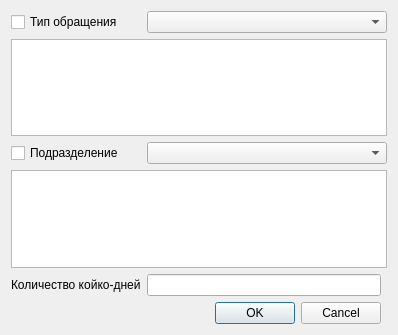
<?xml version="1.0" encoding="UTF-8"?>
<ui version="4.0">
 <class>Dialog</class>
 <widget class="QDialog" name="Dialog">
  <property name="geometry">
   <rect>
    <x>0</x>
    <y>0</y>
    <width>398</width>
    <height>335</height>
   </rect>
  </property>
  <property name="sizePolicy">
   <sizepolicy hsizetype="Preferred" vsizetype="Preferred">
    <horstretch>0</horstretch>
    <verstretch>0</verstretch>
   </sizepolicy>
  </property>
  <property name="windowTitle">
   <string>Dialog</string>
  </property>
  <layout class="QGridLayout" name="gridLayout">
   <item row="6" column="1">
    <widget class="QDialogButtonBox" name="buttonBox">
     <property name="orientation">
      <enum>Qt::Horizontal</enum>
     </property>
     <property name="standardButtons">
      <set>QDialogButtonBox::Cancel|QDialogButtonBox::Ok</set>
     </property>
    </widget>
   </item>
   <item row="4" column="0">
    <widget class="QLabel" name="lblDays">
     <property name="text">
      <string>Количество койко-дней</string>
     </property>
    </widget>
   </item>
   <item row="0" column="1" colspan="2">
    <widget class="CRBComboBox" name="cmbEventType"/>
   </item>
   <item row="3" column="0" colspan="3">
    <widget class="CRBListBox" name="lstOrgStructure">
     <property name="sizePolicy">
      <sizepolicy hsizetype="Expanding" vsizetype="Preferred">
       <horstretch>0</horstretch>
       <verstretch>0</verstretch>
      </sizepolicy>
     </property>
    </widget>
   </item>
   <item row="4" column="1">
    <widget class="QLineEdit" name="edtDays"/>
   </item>
   <item row="1" column="0" colspan="3">
    <widget class="CRBListBox" name="lstEventType">
     <property name="sizePolicy">
      <sizepolicy hsizetype="Expanding" vsizetype="Preferred">
       <horstretch>0</horstretch>
       <verstretch>0</verstretch>
      </sizepolicy>
     </property>
    </widget>
   </item>
   <item row="2" column="0">
    <widget class="QCheckBox" name="chkOrgStructureMulti">
     <property name="text">
      <string>Подразделение</string>
     </property>
    </widget>
   </item>
   <item row="5" column="0">
    <spacer name="verticalSpacer">
     <property name="orientation">
      <enum>Qt::Vertical</enum>
     </property>
     <property name="sizeHint" stdset="0">
      <size>
       <width>20</width>
       <height>40</height>
      </size>
     </property>
    </spacer>
   </item>
   <item row="0" column="0">
    <widget class="QCheckBox" name="chkEventTypeMulti">
     <property name="text">
      <string>Тип обращения</string>
     </property>
    </widget>
   </item>
   <item row="2" column="1" colspan="2">
    <widget class="COrgStructureComboBox" name="cmbOrgStructure"/>
   </item>
  </layout>
 </widget>
 <customwidgets>
  <customwidget>
   <class>CRBListBox</class>
   <extends>QListView</extends>
   <header>library/RBListBox.h</header>
  </customwidget>
  <customwidget>
   <class>CRBComboBox</class>
   <extends>QComboBox</extends>
   <header>library/crbcombobox.h</header>
  </customwidget>
  <customwidget>
   <class>COrgStructureComboBox</class>
   <extends>QComboBox</extends>
   <header>Orgs/OrgStructComboBoxes</header>
  </customwidget>
 </customwidgets>
 <resources/>
 <connections>
  <connection>
   <sender>buttonBox</sender>
   <signal>accepted()</signal>
   <receiver>Dialog</receiver>
   <slot>accept()</slot>
   <hints>
    <hint type="sourcelabel">
     <x>248</x>
     <y>254</y>
    </hint>
    <hint type="destinationlabel">
     <x>157</x>
     <y>274</y>
    </hint>
   </hints>
  </connection>
  <connection>
   <sender>buttonBox</sender>
   <signal>rejected()</signal>
   <receiver>Dialog</receiver>
   <slot>reject()</slot>
   <hints>
    <hint type="sourcelabel">
     <x>316</x>
     <y>260</y>
    </hint>
    <hint type="destinationlabel">
     <x>286</x>
     <y>274</y>
    </hint>
   </hints>
  </connection>
 </connections>
</ui>
